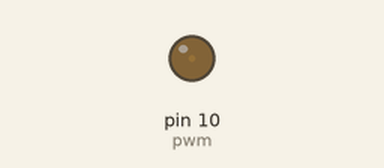
Recording of a sketch running on a simulated Arduino Uno, built with avr-gcc and run on an emulated ATmega328P. Shown: output pins drawn as LEDs (lit = HIGH).

Above: at 0.05 s.
At 1.5 s:
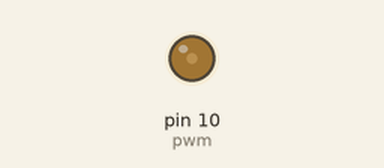
Timing chart, 0 to 4.7 s (numbered marks = the images above):
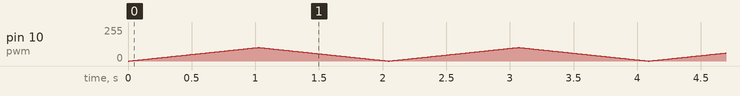

The sketch:

potentiostat_Arduino.ino
```cpp
#define pwm 10
int i;

void setup() {
  //Inicializa as portas
  pinMode(pwm,OUTPUT);

  //Ajusta a frequência do pwm para 31kHz
  TCCR1B = TCCR1B & B11111000 | B00000001;
}

void loop()
{
    // Sinais enviados pelo PWM (Variando de 0V - 2V)
    for(i=0;i<102;i++){
      analogWrite(pwm, i);
      delay(10);
    }
    for(i=102;i>0;i--){
      analogWrite(pwm, i);
      delay(10);
    }
}
```
